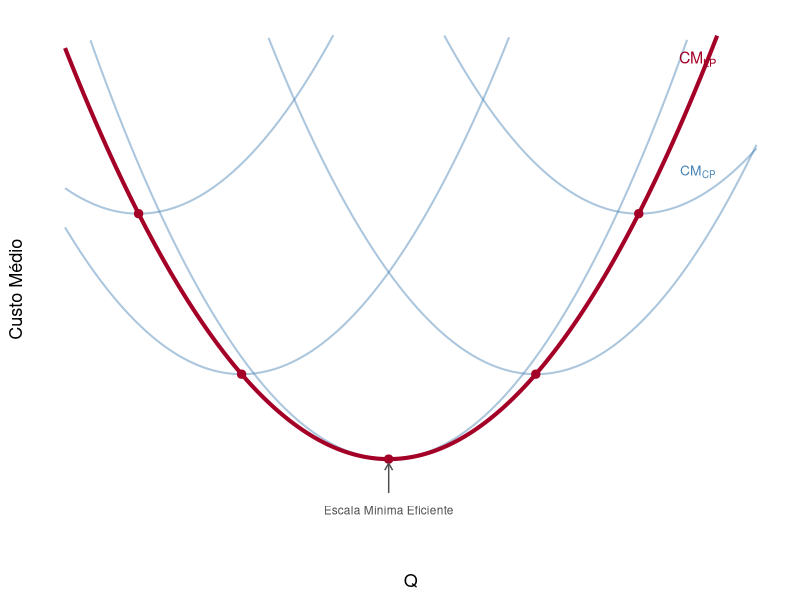
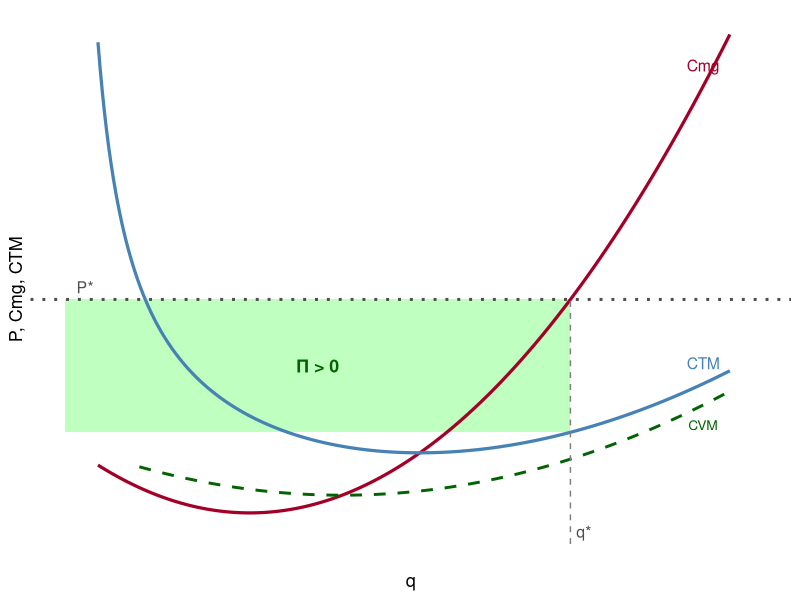
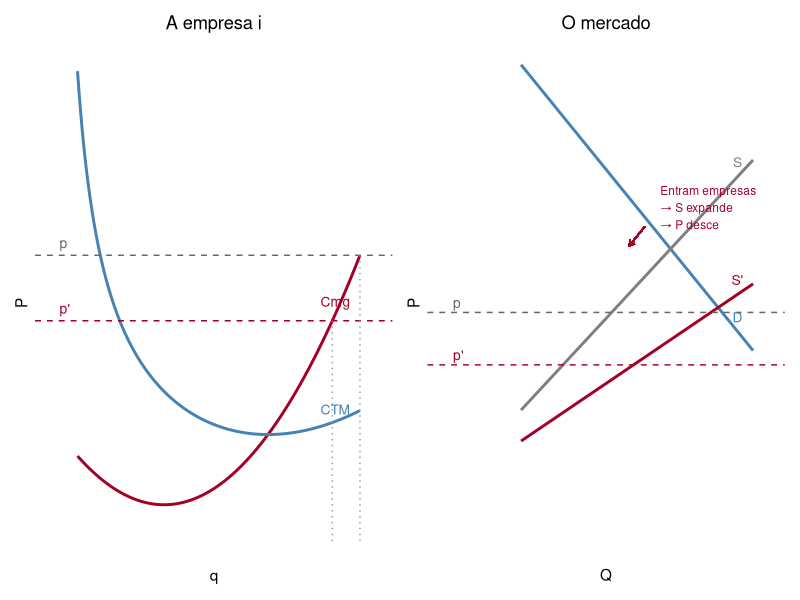
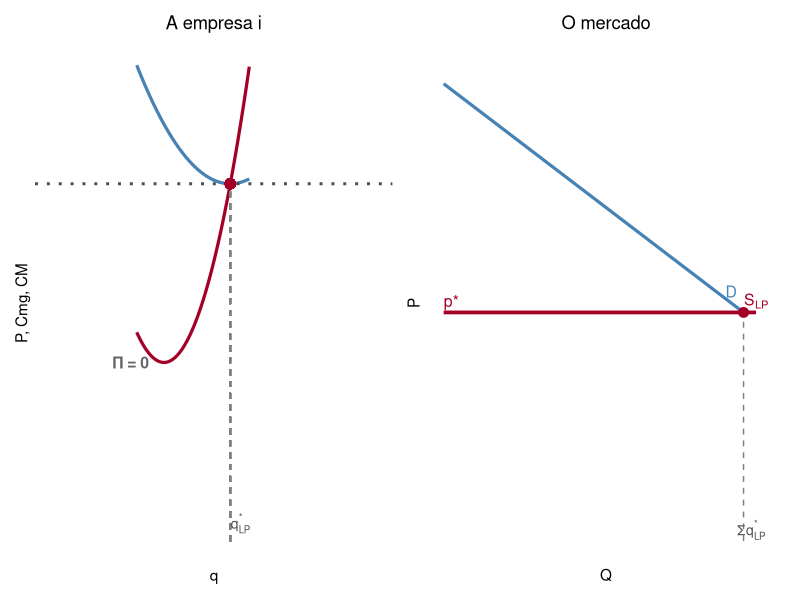
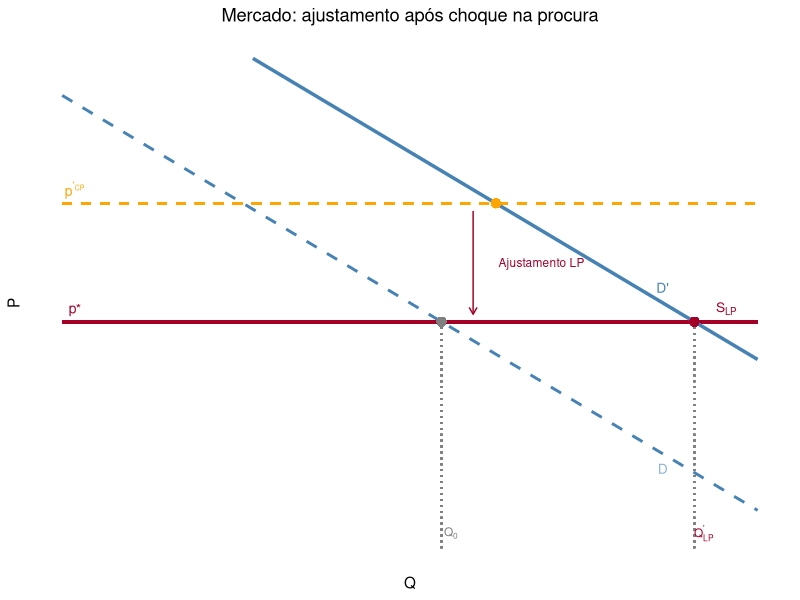

The R script that drew these images, in order:
## ---- chunk 1
library(ggplot2)
library(dplyr)
library(tibble)
## ---- chunk 2
q_seq <- seq(0.3, 5, length.out = 300)

# Several short-run CTM curves (parabolas tangent to the LP envelope)
# LP curve: CML(q) = (q - 2.5)^2 + 1  (min at q=2.5, value=1)
cml <- function(q) (q - 2.5)^2 + 1

# SR curves: each tangent to LP at a different q0
# CTM_SR(q; q0) = CML(q0) + 0.8*(q - q0)^2 + a small vertical shift so they stay above LP
sr_curve <- function(q, q0) {
  base <- cml(q0)
  base + 1.2 * (q - q0)^2
}

df_lp <- tibble(q = q_seq, cost = cml(q_seq), type = "CM LP")

centers <- c(0.8, 1.5, 2.5, 3.5, 4.2)
df_sr <- bind_rows(lapply(centers, function(q0) {
  tibble(q = q_seq, cost = sr_curve(q_seq, q0), type = paste0("CM CP (K fixo)"))
}))

# Keep SR curves only near their tangency point to avoid clutter
df_sr_clip <- df_sr %>%
  group_by(type) %>%
  mutate(idx = row_number()) %>%
  ungroup()

# Instead: plot all SR together, clipped
df_sr_list <- lapply(centers, function(q0) {
  tibble(q = q_seq, cost = sr_curve(q_seq, q0), grp = paste0("SR_", q0))
})

tangency_pts <- tibble(
  q = centers,
  cost = cml(centers)
)

ggplot() +
  lapply(df_sr_list, function(d) {
    geom_line(data = d %>% filter(cost <= 6), aes(x = q, y = cost, group = grp),
              color = "steelblue", alpha = 0.45, linewidth = 0.7)
  }) +
  geom_line(data = df_lp, aes(x = q, y = cost), color = "#A40027",
            linewidth = 1.4) +
  geom_point(data = tangency_pts, aes(x = q, y = cost),
             color = "#A40027", size = 2.5) +
  annotate("text", x = 4.6, y = cml(4.6) + 0.3, label = "CM[LP]",
           parse = TRUE, color = "#A40027", size = 4) +
  annotate("text", x = 4.6, y = sr_curve(4.6, 4.2) + 0.3,
           label = "CM[CP]", parse = TRUE, color = "steelblue", size = 3.5) +
  annotate("text", x = 2.5, y = 0.4,
           label = "Escala Mínima Eficiente", color = "gray30", size = 3) +
  geom_segment(aes(x = 2.5, xend = 2.5, y = 0.6, yend = cml(2.5) - 0.05),
               arrow = arrow(length = unit(0.2, "cm")), color = "gray30") +
  scale_x_continuous(breaks = NULL) +
  scale_y_continuous(breaks = NULL, limits = c(0, 6)) +
  labs(x = "Q", y = "Custo Médio") +
  theme_classic(base_size = 13) +
  theme(axis.line = element_line(arrow = arrow(length = unit(0.25, "cm"),
                                               type = "closed")))
## ---- chunk 3
q_seq <- seq(0.1, 5, length.out = 300)
cf <- 1
cv <- function(q) q - 0.5*q^2 + 0.12*q^3
ct <- function(q) cv(q) + cf
cmg <- function(q) 1 - q + 0.36*q^2
ctm <- function(q) ct(q)/q
cvm <- function(q) cv(q)/q

# Find q* where cmg = P = 2.4
P_star <- 2.4
# cmg(q) = 1 - q + 0.36q^2 = 2.4 => 0.36q^2 - q - 1.4 = 0
q_star <- (1 + sqrt(1 + 4*0.36*1.4))/(2*0.36)

df <- tibble(
  q = q_seq,
  cmg = cmg(q_seq),
  ctm = ctm(q_seq),
  cvm = cvm(q_seq)
) %>% filter(cmg <= 5, ctm <= 5, cvm <= 5, ctm > 0)

ctm_at_q <- ctm(q_star)

# Profit rectangle
rect <- tibble(
  xmin = 0, xmax = q_star,
  ymin = ctm_at_q, ymax = P_star
)

ggplot() +
  geom_rect(data = rect,
            aes(xmin = xmin, xmax = xmax, ymin = ymin, ymax = ymax),
            fill = "green", alpha = 0.25) +
  geom_line(data = df, aes(x = q, y = cmg), color = "#A40027", linewidth = 1.1) +
  geom_line(data = df, aes(x = q, y = ctm), color = "steelblue", linewidth = 1.1) +
  geom_line(data = df %>% filter(q >= 0.55), aes(x = q, y = cvm),
            color = "darkgreen", linewidth = 1.0, linetype = "dashed") +
  geom_hline(yintercept = P_star, color = "gray30", linewidth = 1, linetype = "dotted") +
  geom_segment(aes(x = q_star, xend = q_star, y = 0, yend = P_star),
               linetype = "dashed", color = "gray50") +
  annotate("text", x = 4.8, y = cmg(4.8) + 0.2, label = "Cmg", color = "#A40027", size = 4) +
  annotate("text", x = 4.8, y = ctm(4.8) + 0.2, label = "CTM", color = "steelblue", size = 4) +
  annotate("text", x = 4.8, y = cvm(4.8) - 0.2, label = "CVM", color = "darkgreen", size = 3.5) +
  annotate("text", x = 0.15, y = P_star + 0.12, label = "P*", color = "gray30", size = 4) +
  annotate("text", x = q_star + 0.1, y = 0.12, label = "q*", color = "gray30", size = 4) +
  annotate("text", x = q_star/2, y = (P_star + ctm_at_q)/2,
           label = "Π > 0", color = "darkgreen", size = 4.5, fontface = "bold") +
  scale_x_continuous(breaks = NULL, limits = c(0, 5.2)) +
  scale_y_continuous(breaks = NULL, limits = c(0, 5)) +
  labs(x = "q", y = "P, Cmg, CTM") +
  theme_classic(base_size = 13) +
  theme(axis.line = element_line(arrow = arrow(length = unit(0.25, "cm"), type = "closed")))
## ---- chunk 4
library(ggplot2)
library(dplyr)
library(patchwork)

# Individual firm panel
q_i <- seq(0.1, 3.8, length.out = 200)
cf_i <- 1
cmg_i <- function(q) 1 - q + 0.36*q^2
ctm_i <- function(q) (q - 0.5*q^2 + 0.12*q^3 + cf_i)/q

P0 <- 2.4
q0 <- (1 + sqrt(1 + 4*0.36*1.4))/(2*0.36)
ctm0 <- ctm_i(q0)

P1 <- 1.85
q1_firm <- (1 + sqrt(1 + 4*0.36*(P1-1)))/(2*0.36)
ctm1 <- ctm_i(q1_firm)

df_firm <- tibble(q = q_i, cmg = cmg_i(q_i), ctm = ctm_i(q_i)) %>%
  filter(cmg <= 4, ctm <= 4)

p1 <- ggplot() +
  geom_line(data = df_firm, aes(x = q, y = cmg), color = "#A40027", linewidth = 1) +
  geom_line(data = df_firm, aes(x = q, y = ctm), color = "steelblue", linewidth = 1) +
  geom_hline(yintercept = P0, color = "gray40", linetype = "dashed") +
  geom_hline(yintercept = P1, color = "#A40027", linetype = "dashed") +
  geom_segment(aes(x = q0, xend = q0, y = 0, yend = P0),
               linetype = "dotted", color = "gray60") +
  geom_segment(aes(x = q1_firm, xend = q1_firm, y = 0, yend = P1),
               linetype = "dotted", color = "gray60") +
  annotate("text", x = 0.1, y = P0 + 0.1, label = "p", hjust = 0,
           color = "gray40", size = 3.5) +
  annotate("text", x = 0.1, y = P1 + 0.1, label = "p'", hjust = 0,
           color = "#A40027", size = 3.5) +
  annotate("text", x = q0, y = -0.12, label = "q[i]", parse = TRUE,
           color = "gray40", size = 3) +
  annotate("text", x = q1_firm, y = -0.12, label = "q[i]'", parse = TRUE,
           color = "#A40027", size = 3) +
  annotate("text", x = 3.5, y = cmg_i(3.5) + 0.1, label = "Cmg",
           color = "#A40027", size = 3.5) +
  annotate("text", x = 3.5, y = ctm_i(3.5) + 0.1, label = "CTM",
           color = "steelblue", size = 3.5) +
  scale_x_continuous(breaks = NULL, limits = c(0, 4)) +
  scale_y_continuous(breaks = NULL, limits = c(0, 4)) +
  labs(x = "q", y = "P", title = "A empresa i") +
  theme_classic(base_size = 11) +
  theme(axis.line = element_line(arrow = arrow(length = unit(0.2, "cm"), type = "closed")),
        plot.title = element_text(hjust = 0.5))

# Market panel
Q_seq <- seq(0.5, 10, length.out = 300)
demand_mkt <- function(Q) 6 - 0.4*Q
supply0 <- function(Q) 0.5 + 0.35*Q
supply1 <- function(Q) 0.5 + 0.22*Q  # expanded supply after entry

# equilibria
Q0_mkt <- (6 - 0.5)/(0.4 + 0.35)
Q1_mkt <- (6 - 0.5)/(0.4 + 0.22)

df_mkt <- tibble(
  Q = Q_seq,
  D = demand_mkt(Q_seq),
  S0 = supply0(Q_seq),
  S1 = supply1(Q_seq)
) %>% filter(D >= 0, D <= 5, S0 <= 5, S1 <= 5)

p2 <- ggplot(df_mkt) +
  geom_line(aes(x = Q, y = D), color = "steelblue", linewidth = 1) +
  geom_line(aes(x = Q, y = S0), color = "gray50", linewidth = 1) +
  geom_line(aes(x = Q, y = S1), color = "#A40027", linewidth = 1) +
  geom_hline(yintercept = P0, color = "gray40", linetype = "dashed") +
  geom_hline(yintercept = P1, color = "#A40027", linetype = "dashed") +
  annotate("text", x = 0.3, y = P0 + 0.1, label = "p", hjust = 0,
           color = "gray40", size = 3.5) +
  annotate("text", x = 0.3, y = P1 + 0.1, label = "p'", hjust = 0,
           color = "#A40027", size = 3.5) +
  annotate("text", x = 9.5, y = demand_mkt(9.5) + 0.15, label = "D",
           color = "steelblue", size = 3.5) +
  annotate("text", x = 9.5, y = supply0(9.5) + 0.15, label = "S",
           color = "gray50", size = 3.5) +
  annotate("text", x = 9.5, y = supply1(9.5) + 0.15, label = "S'",
           color = "#A40027", size = 3.5) +
  annotate("text", x = 7, y = 3.5,
           label = "Entram empresas\n→ S expande\n→ P desce",
           color = "#A40027", size = 3, hjust = 0) +
  geom_segment(aes(x = 6.5, xend = 6, y = 3.3, yend = 3.1),
               arrow = arrow(length = unit(0.15, "cm")), color = "#A40027") +
  scale_x_continuous(breaks = NULL, limits = c(0, 10.5)) +
  scale_y_continuous(breaks = NULL, limits = c(0, 5)) +
  labs(x = "Q", y = "P", title = "O mercado") +
  theme_classic(base_size = 11) +
  theme(axis.line = element_line(arrow = arrow(length = unit(0.2, "cm"), type = "closed")),
        plot.title = element_text(hjust = 0.5))

p1 + p2
## ---- chunk 5
q_seq <- seq(0.3, 5, length.out = 300)

cmg_lp <- function(q) 3*q^2 - 12*q + 15   # LP Cmg
ctm_lp <- function(q) q^2 - 6*q + 15        # LP CM = CT_LP/q where CT_LP=q^3-6q^2+15q
# min CM at q=3, CM(3)=6; Cmg(3)=6 ✓

q_star_lp <- 3
p_star_lp <- 6

df_firm_lp <- tibble(
  q = q_seq,
  cmg = cmg_lp(q_seq),
  ctm = ctm_lp(q_seq)
) %>% filter(cmg <= 8, ctm <= 8, ctm > 0)

p_firm <- ggplot(df_firm_lp) +
  geom_line(aes(x = q, y = cmg), color = "#A40027", linewidth = 1.1) +
  geom_line(aes(x = q, y = ctm), color = "steelblue", linewidth = 1.1) +
  geom_hline(yintercept = p_star_lp, color = "gray30", linewidth = 1, linetype = "dotted") +
  geom_segment(aes(x = q_star_lp, xend = q_star_lp, y = 0, yend = p_star_lp),
               linetype = "dashed", color = "gray50") +
  geom_point(aes(x = q_star_lp, y = p_star_lp), color = "#A40027", size = 3) +
  annotate("text", x = 0.2, y = p_star_lp + 0.3, label = "p*",
           color = "gray30", size = 4) +
  annotate("text", x = q_star_lp + 0.15, y = 0.3, label = "q[LP]^'*'",
           parse = TRUE, color = "gray30", size = 3.5) +
  annotate("text", x = 4.8, y = cmg_lp(4.8) + 0.3, label = "Cmg[LP]",
           parse = TRUE, color = "#A40027", size = 3.5) +
  annotate("text", x = 4.8, y = ctm_lp(4.8) + 0.3, label = "CM[LP]",
           parse = TRUE, color = "steelblue", size = 3.5) +
  annotate("text", x = q_star_lp/2, y = p_star_lp/2,
           label = "Π = 0", color = "gray40", size = 4, fontface = "bold") +
  scale_x_continuous(breaks = NULL, limits = c(0.3, 5.2)) +
  scale_y_continuous(breaks = NULL, limits = c(0, 8)) +
  labs(x = "q", y = "P, Cmg, CM", title = "A empresa i") +
  theme_classic(base_size = 11) +
  theme(axis.line = element_line(arrow = arrow(length = unit(0.2, "cm"), type = "closed")),
        plot.title = element_text(hjust = 0.5))

# Market panel - horizontal LP supply at p*
Q_mkt <- seq(0, 12, length.out = 200)
demand_mkt2 <- function(Q) 12 - 0.5*Q
Q_eq_mkt <- (12 - p_star_lp)/0.5  # = 12

df_mkt2 <- tibble(
  Q = Q_mkt,
  D = demand_mkt2(Q_mkt)
) %>% filter(D >= 0)

p_market <- ggplot() +
  geom_line(data = df_mkt2, aes(x = Q, y = D), color = "steelblue", linewidth = 1.1) +
  geom_segment(aes(x = 0, xend = 12.5, y = p_star_lp, yend = p_star_lp),
               color = "#A40027", linewidth = 1.3) +
  geom_segment(aes(x = Q_eq_mkt, xend = Q_eq_mkt, y = 0, yend = p_star_lp),
               linetype = "dashed", color = "gray50") +
  geom_point(aes(x = Q_eq_mkt, y = p_star_lp), color = "#A40027", size = 3) +
  annotate("text", x = 0.3, y = p_star_lp + 0.3, label = "p*",
           color = "#A40027", size = 4) +
  annotate("text", x = Q_eq_mkt + 0.3, y = 0.3,
           label = "Σq[LP]^'*'", parse = TRUE, color = "gray30", size = 3.5) +
  annotate("text", x = 12.5, y = p_star_lp + 0.3, label = "S[LP]",
           parse = TRUE, color = "#A40027", size = 4) +
  annotate("text", x = 11.5, y = demand_mkt2(11.5) + 0.3, label = "D",
           color = "steelblue", size = 4) +
  scale_x_continuous(breaks = NULL, limits = c(0, 13)) +
  scale_y_continuous(breaks = NULL, limits = c(0, 12.5)) +
  labs(x = "Q", y = "P", title = "O mercado") +
  theme_classic(base_size = 11) +
  theme(axis.line = element_line(arrow = arrow(length = unit(0.2, "cm"), type = "closed")),
        plot.title = element_text(hjust = 0.5))

p_firm + p_market
## ---- chunk 6
q_seq <- seq(0.3, 5, length.out = 200)
Q_seq <- seq(0, 22, length.out = 300)

cmg_lp2 <- function(q) 3*q^2 - 12*q + 15
ctm_lp2 <- function(q) q^2 - 6*q + 15
p_star2 <- 6
q_star2 <- 3

# Market demand curves
D0 <- function(Q) 12 - 0.5*Q      # initial: eq at Q=12, P=6
D1 <- function(Q) 16 - 0.5*Q      # shifted up: new CP eq

Q0 <- 12

# SR equilibrium: D1 = SR supply (n=4 firms, P = 3Q^2/16 - 3Q + 15)
# 16 - 0.5Q = 3Q^2/16 - 3Q + 15  =>  3Q^2 - 40Q - 16 = 0
Q_cp_total <- (40 + sqrt(40^2 + 4*3*16)) / (2*3)
P_cp <- 16 - 0.5 * Q_cp_total

# LP supply line at P=6
# New LP eq with D1: Q_LP_new = (16-6)/0.5 = 20
Q_lp_new <- (16 - p_star2)/0.5

df_mkt_adj <- tibble(
  Q = Q_seq,
  D0_val = D0(Q_seq),
  D1_val = D1(Q_seq)
) %>% filter(D0_val >= 0, D1_val >= 0)

p_m <- ggplot(df_mkt_adj) +
  # LP supply line
  geom_segment(aes(x = 0, xend = 22, y = p_star2, yend = p_star2),
               color = "#A40027", linewidth = 1.2) +
  geom_line(aes(x = Q, y = D0_val), color = "steelblue", linewidth = 1, linetype = "dashed") +
  geom_line(aes(x = Q, y = D1_val), color = "steelblue", linewidth = 1.2) +
  # Equilibria
  geom_segment(aes(x = Q0, xend = Q0, y = 0, yend = p_star2),
               linetype = "dotted", color = "gray50") +
  geom_segment(aes(x = Q_lp_new, xend = Q_lp_new, y = 0, yend = p_star2),
               linetype = "dotted", color = "gray50") +
  geom_point(aes(x = Q0, y = p_star2), color = "gray50", size = 2.5) +
  geom_point(aes(x = Q_lp_new, y = p_star2), color = "#A40027", size = 2.5) +
  # CP temporary equilibrium (higher P)
  geom_segment(aes(x = 0, xend = 22, y = P_cp, yend = P_cp),
               color = "orange", linewidth = 0.8, linetype = "dashed") +
  geom_point(aes(x = Q_cp_total, y = P_cp), color = "orange", size = 2.5) +
  annotate("text", x = 0.4, y = p_star2 + 0.35, label = "p*",
           color = "#A40027", size = 3.5) +
  annotate("text", x = 0.4, y = P_cp + 0.35, label = "p^\"'\"[CP]",
           parse = TRUE, color = "orange", size = 3.5) +
  annotate("text", x = Q0 + 0.3, y = 0.4, label = "Q[0]",
           parse = TRUE, color = "gray50", size = 3) +
  annotate("text", x = Q_lp_new + 0.3, y = 0.4, label = "Q[LP]^\"'\"",
           parse = TRUE, color = "#A40027", size = 3) +
  annotate("text", x = 21, y = p_star2 + 0.35, label = "S[LP]",
           parse = TRUE, color = "#A40027", size = 3.5) +
  annotate("text", x = 19, y = D1(19) + 0.4, label = "D'", color = "steelblue", size = 3.5) +
  annotate("text", x = 19, y = D0(19) - 0.4, label = "D", color = "steelblue", size = 3.5,
           alpha = 0.6) +
  annotate("segment", x = 13, xend = 13, y = P_cp - 0.2, yend = p_star2 + 0.2,
           arrow = arrow(ends = "last", length = unit(0.2, "cm")), color = "#A40027") +
  annotate("text", x = 13.8, y = (P_cp + p_star2)/2,
           label = "Ajustamento LP", color = "#A40027", size = 3, hjust = 0) +
  scale_x_continuous(breaks = NULL, limits = c(0, 22)) +
  scale_y_continuous(breaks = NULL, limits = c(0, 13)) +
  labs(x = "Q", y = "P", title = "Mercado: ajustamento após choque na procura") +
  theme_classic(base_size = 11) +
  theme(axis.line = element_line(arrow = arrow(length = unit(0.2, "cm"), type = "closed")),
        plot.title = element_text(hjust = 0.5))

p_m
